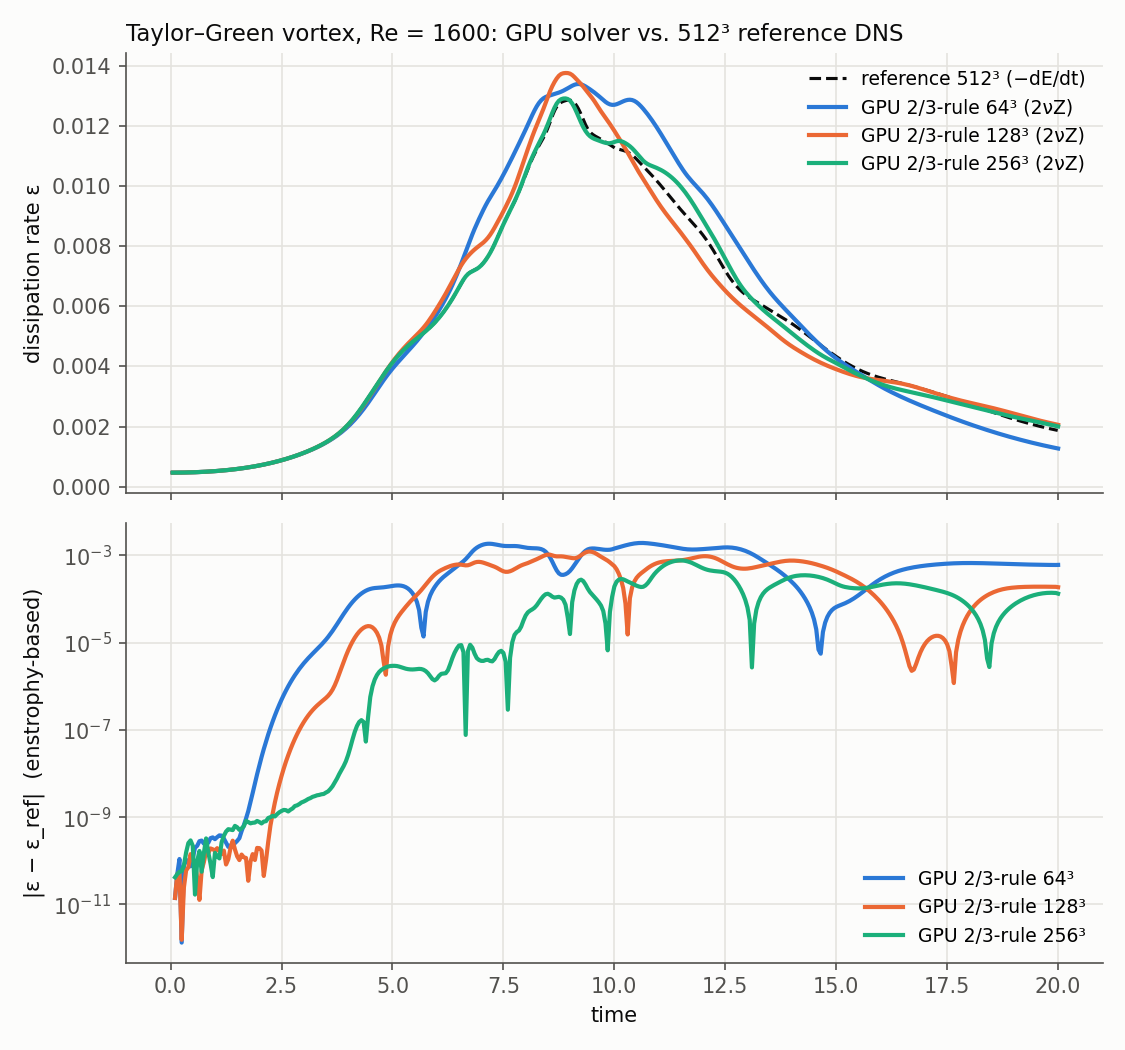

Generate this figure with Python:
"""Compare Taylor–Green Re=1600 runs against the 512^3 spectral reference DNS
(HiOCFD workshop, cfd.ku.edu/hiocfd/spectral_Re1600_512.gdiag).

Two dissipation measures are compared, as is standard for this benchmark:
  -dE/dt          (total dissipation, from the energy history)
  2 nu Z          (dissipation computed from enstrophy)
For an exact incompressible solution these agree; their gap measures
under-resolution. Usage: python3 analysis/tg_compare.py analysis/runs/tg_cuda_n*.csv
"""

import csv
import sys

import numpy as np
import matplotlib

matplotlib.use("Agg")
import matplotlib.pyplot as plt

NU = 1.0 / 1600.0
REF = "fluid/reference/tgv_re1600_spectral512.gdiag"


def load_ref():
    d = np.loadtxt(REF, comments="#")
    return {"t": d[:, 0], "E": d[:, 1], "eps": d[:, 2], "Z": d[:, 3]}


def load_run(path):
    with open(path) as f:
        rows = list(csv.DictReader(f))
    t = np.array([float(r["t"]) for r in rows])
    E = np.array([float(r["energy"]) for r in rows])
    Z = np.array([float(r["enstrophy"]) for r in rows])
    # central differences for -dE/dt on the uniform output grid
    dEdt = -np.gradient(E, t)
    return {"t": t, "E": E, "Z": Z, "eps_Z": 2 * NU * Z, "eps_E": dEdt}


OUT = "analysis/tg_compare.png"


def main(paths):
    ref = load_ref()
    runs = {}
    print(f"reference: peak -dE/dt = {ref['eps'].max():.6f} at t = {ref['t'][ref['eps'].argmax()]:.2f}")
    print(f"{'run':28s} {'peak eps(2nuZ)':>14s} {'t_peak':>7s} {'max|d eps_E|':>13s} {'max|d eps_Z|':>13s} {'max|dE|/E0':>11s}")
    for p in paths:
        r = load_run(p)
        m = (r["t"] > 0.05) & (r["t"] <= ref["t"].max())
        t = r["t"][m]
        er_E = np.abs(r["eps_E"][m] - np.interp(t, ref["t"], ref["eps"]))
        er_Z = np.abs(r["eps_Z"][m] - np.interp(t, ref["t"], 2 * NU * ref["Z"]))
        er_En = np.abs(r["E"][m] - np.interp(t, ref["t"], ref["E"])) / 0.125
        ip = np.argmax(r["eps_Z"])
        name = p.split("/")[-1]
        print(f"{name:28s} {r['eps_Z'][ip]:14.6f} {r['t'][ip]:7.2f} {er_E.max():13.2e} {er_Z.max():13.2e} {er_En.max():11.2e}")
        runs[name] = r

    BLUE, ORANGE, AQUA, YELLOW = "#2a78d6", "#eb6834", "#1baf7a", "#eda100"
    INK, MUTED, GRID, BG = "#0b0b0b", "#52514e", "#e4e3df", "#fcfcfb"
    plt.rcParams.update({"font.size": 10, "axes.edgecolor": MUTED, "axes.labelcolor": INK,
                         "xtick.color": MUTED, "ytick.color": MUTED})
    fig, (ax1, ax2) = plt.subplots(2, 1, figsize=(7.5, 7), sharex=True, facecolor=BG)
    for ax in (ax1, ax2):
        ax.set_facecolor(BG)
        ax.grid(True, color=GRID, linewidth=0.8)
        for s in ("top", "right"):
            ax.spines[s].set_visible(False)
    ax1.plot(ref["t"], ref["eps"], color=INK, lw=1.5, ls="--", label="reference 512³ (−dE/dt)")
    colors = [BLUE, ORANGE, AQUA, YELLOW]
    for (name, r), col in zip(runs.items(), colors):
        label = (name.replace("tg_cuda_sph_n", "GPU spherical ").replace("tg_cuda_n", "GPU 2/3-rule ")
                 .replace(".csv", "³"))
        ax1.plot(r["t"], r["eps_Z"], color=col, lw=2, label=f"{label} (2νZ)")
        err = np.abs(r["eps_Z"] - np.interp(r["t"], ref["t"], 2 * NU * ref["Z"]))
        ax2.semilogy(r["t"][1:], np.maximum(err[1:], 1e-12), color=col, lw=2, label=label)
    ax1.set_ylabel("dissipation rate ε")
    ax1.set_title("Taylor–Green vortex, Re = 1600: GPU solver vs. 512³ reference DNS",
                  loc="left", color=INK, fontsize=11)
    ax1.legend(frameon=False, fontsize=9)
    ax2.set_ylabel("|ε − ε_ref|  (enstrophy-based)")
    ax2.set_xlabel("time")
    ax2.legend(frameon=False, fontsize=9)
    fig.tight_layout()
    out = OUT
    fig.savefig(out, dpi=150)
    print(f"wrote {out}")


if __name__ == "__main__":
    args = sys.argv[1:]
    if args and args[0].startswith("--png="):
        OUT = args.pop(0).split("=", 1)[1]
    main(args)
